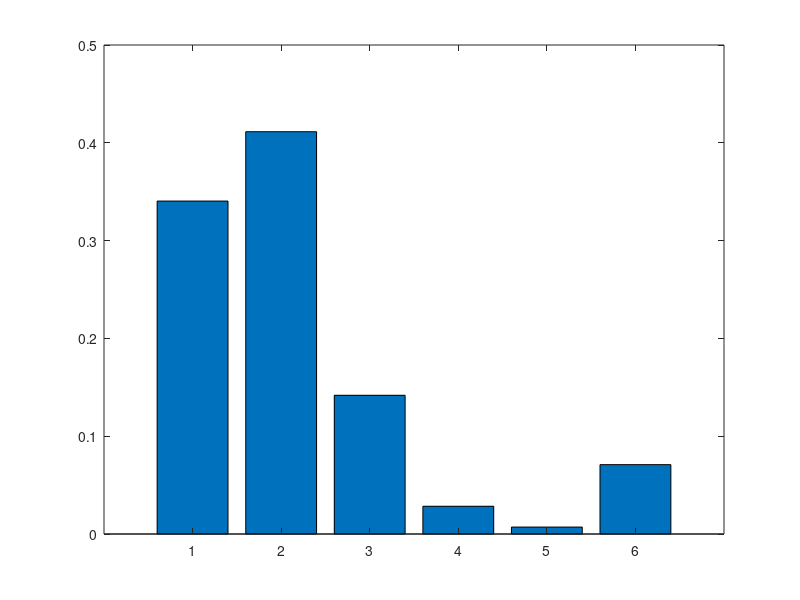

Reproduce this figure in MATLAB.
n = 6;

matr = [1,1,0,1,1,1;
        1,1,1,1,1,1;
        0,0,1,1,1,1;
        0,0,0,1,1,0;
        0,0,0,0,1,0;
        0,0,0,1,1,1];


weight = ones(n, 1); % итерированная сила начало

disp(weight);

iter = 3; % кол-во итераций

for it = 1:iter

    newWeights = matr * weight;
    
    weight = newWeights;
    
    fprintf('Итерация %d:\n', it);
    disp(weight);
end

znak = weight / sum(weight); 

disp('Итерированную силу критерия:');
disp(weight);

disp('Значимость принятых критериев:');
disp(znak);
bar(znak);



% номер 2 

matr2 = [0.3,0.25,0.25,0.1;
         0.4,0.3,0.3,0.4;
         0.1,0.4,0.15,0.4;
         0.2,0.15,0.30,0.1];

matrixExp = matr2;

par = 4; % кол-во параметров
T = 0;

for i = 1:par
    r = matr2(:,i);
    element = sort(r);
    %disp(element);
    col = tabulate(element); % функция получения кол-ва одинаковых элементов
    col = flip(col);
    %disp(col);

    val = col(:,1); % число 
    con = col(:,2); % его количество 
    leng = length(val); 

    num = 1;
    weight = matrixExp(:,i); 
    for j = 1:leng
        
        num  = ceil(num); % округляем вверх 

        if con(j)>1
            num = sum(num:(con(j)+num-1)) / con(j);
            weight(weight == val(j)) = num;

            T = T + (con(j)^3 - con(j)); %Расчет показателей, указывающих на равные ранги

        else
            weight(weight == val(j)) = num;
            num = num + 1; 
        end


    end
    matrixExp(:,i) = weight;
end

S(par) = sum(matrixExp(par,:)); % сумма рангов

FullS = sum(S);% общая сумма рангов
d = sum((S-(FullS/par)).^2); % расчет отклонения суммы рангов

Sogl = 12 * d / (par^2 * (par^3 - par) - par * T);

disp('Экспертная оценка значимости параметров (Ранги):');
disp(matrixExp);
disp('Степень согласованности мнений экспертов:');
disp(Sogl);